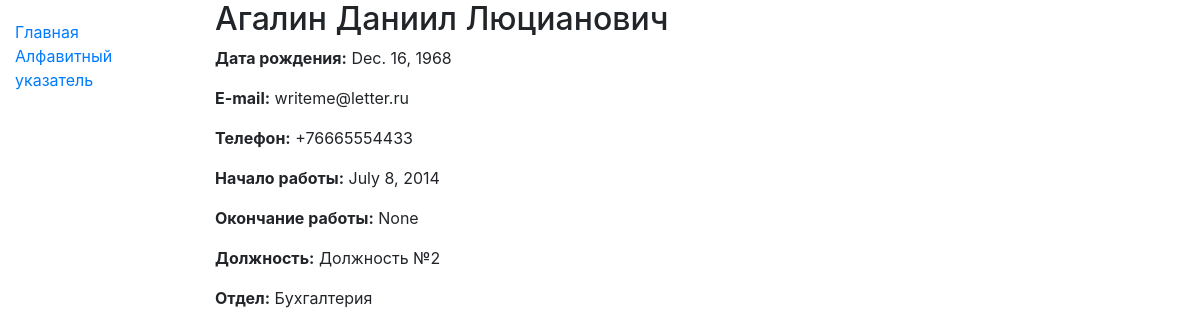
Page /employees/41/ on the committed database.
### employees/models.py (models this page shows, shortened)
class Employee(models.Model):
    first_name = models.CharField(verbose_name="Имя", max_length=50)
    middle_name = models.CharField(verbose_name="Отчество", max_length=50)
    last_name = models.CharField(verbose_name="Фамилия", max_length=50)
    birthday = models.DateField(verbose_name="Дата рождения")
    email = models.EmailField(verbose_name="e-mail")
    phone = PhoneField(verbose_name="Телефон")
    begin_work = models.DateField(verbose_name="Начало работы")
    end_work = models.DateField(verbose_name="Окончание работы", blank=True, null=True, help_text="Введите дату увольнения сотрудника")
    position = models.CharField(verbose_name="Должность", max_length=200)
    department = models.ForeignKey(Department, on_delete=models.SET_NULL, blank=True, null=True, verbose_name="Отдел")
    class Meta:
        db_table = "employee"
        ordering = ["last_name", "first_name", "middle_name"]
    def display_last_name(self):
        return '{0} {1} {2}'.format(self.last_name, self.first_name, self.middle_name)
    display_last_name.short_description = "Ф.И.О."

class Department(models.Model):
    name = models.CharField(verbose_name="Название отдела", max_length=200)
    class Meta:
        db_table = "department"
        ordering = ["-name"]
    def __str__(self):
        return self.name

### employees/views.py (the view)
# urls.py: path('<int:pk>/', views.EmployeeDetail.as_view(), name='employee-detail'),
class EmployeeDetail(generic.DetailView):
    model = models.Employee
    context_object_name = 'employee'
    template_name = 'employees/employee_detail.html'

### employees/templates/employees/employee_detail.html (shortened to what this page needs)
{% extends "base.html" %}
{% block content %}
    <h2>{{ employee.display_last_name }}</h2>
    <p><strong>Дата рождения:</strong> {{ employee.birthday }}</p>
    <p><strong>E-mail:</strong> {{ employee.email }}</p>
    <p><strong>Телефон:</strong> {{ employee.phone }}</p>
    <p><strong>Начало работы:</strong> {{ employee.begin_work }}</p>
    <p><strong>Окончание работы:</strong> {{ employee.end_work }}</p>
    <p><strong>Должность:</strong> {{ employee.position }}</p>
    <p><strong>Отдел:</strong> {{ employee.department }}</p>
{% endblock %}

### rows in the picture
Employee: display_last_name "Агалин Даниил Люцианович", birthday "Dec. 16, 1968", email "writeme@letter.ru", phone "+76665554433", begin_work "July 8, 2014", end_work "None", position "Должность №2", department "Бухгалтерия"
